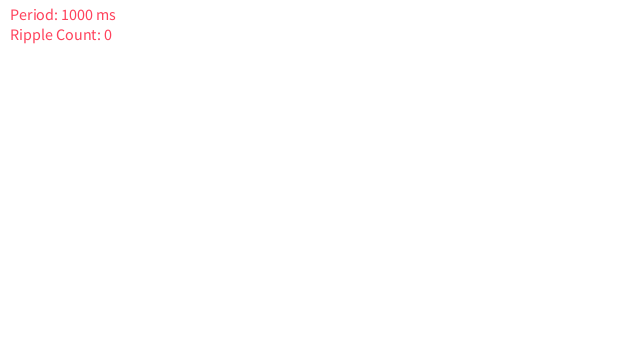
Frame 1 (no input)
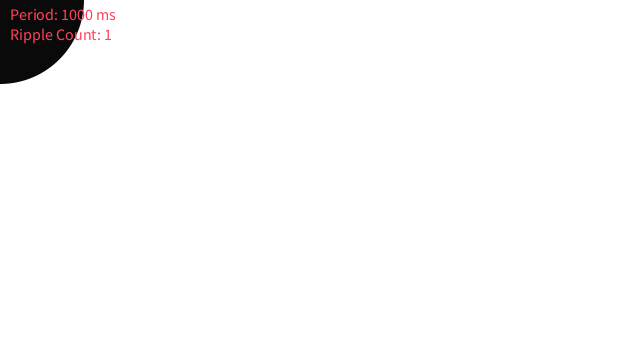
Frame 60 (the mouse pressed at the canvas centre just before this capture)
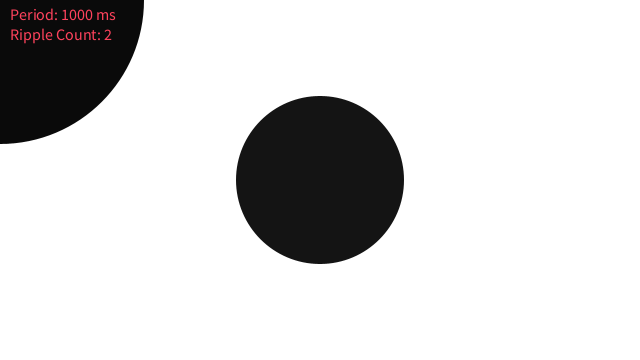
Frame 120 (the mouse held since frame 60 and released just before this capture)

The Processing sketch that drew these frames (run headless with seeded random() and noise(); from frame 60 on, the mouse is pressed at the canvas centre):

// Processing sketch: Assignment_1
// ── Assignment_1.pde
int previousTime;
int ripplePeriod;
int colorRate;

int nextColor;
int backgroundColor;

ArrayList<Ripple> rippleList;

void setup() {
  size(640, 360);
  frameRate(60);
  backgroundColor = 255;
  
  previousTime = 0;
  ripplePeriod = 1000;
  colorRate = 10;
  nextColor = 0;
  
  rippleList = new ArrayList<Ripple>();
}

void draw() {
  background(backgroundColor);
  if (millis() - previousTime > ripplePeriod) {
    previousTime = millis();
    nextColor = (nextColor + colorRate) % 255;
    
    // create another ripple
    Ripple newRipple = new Ripple(mouseX, mouseY, color(nextColor));
    rippleList.add(newRipple);
  }

  // remove ripples that have filled screen
  int removeCount = 0;
  for (Ripple r : rippleList) {
    if (r.screenFilled()) {
      removeCount++;
    }
    else {
      break;
    }
  }

  for (int i = 0; i < removeCount; i++) {
    backgroundColor = rippleList.remove(0).getColor();
  }

  // update remaining ripples
  for (Ripple r : rippleList) {
    r.update();
    r.render();
  }

  fill(255, 66, 92);
  textSize(16);
  text(String.format("Period: %d ms", ripplePeriod), 10, 20);
  text(String.format("Ripple Count: %d", rippleList.size()), 10, 40);
}

void keyPressed(){
  if(key == CODED)
  {
    if (keyCode == LEFT) {
      ripplePeriod = max(300, ripplePeriod - 50);
    }

    else if(keyCode == RIGHT) {
      ripplePeriod = min(10000, ripplePeriod + 50);
    }
  }
}

// ── Ripple.pde
class Ripple {
  private float centerX;
  private float centerY;
  private float radius;

  private float growthRate;
  private color rippleColor;

  Ripple(float x, float y, color rippleColor) {
    this.centerX = x;
    this.centerY = y;
    this.rippleColor = rippleColor;

    this.radius = 50;
    this.growthRate = 2;
  }

  boolean screenFilled() {
    return this.centerX + this.radius > width * 2.2
      && this.centerX - this.radius < -width * 2.2;
  }

  color getColor() {
    return this.rippleColor;
  }

  void update() {
    this.radius = this.radius + this.growthRate;
  }

  void render() {
    noStroke();
    fill(rippleColor);
    circle(this.centerX, this.centerY, this.radius);
  }
}
